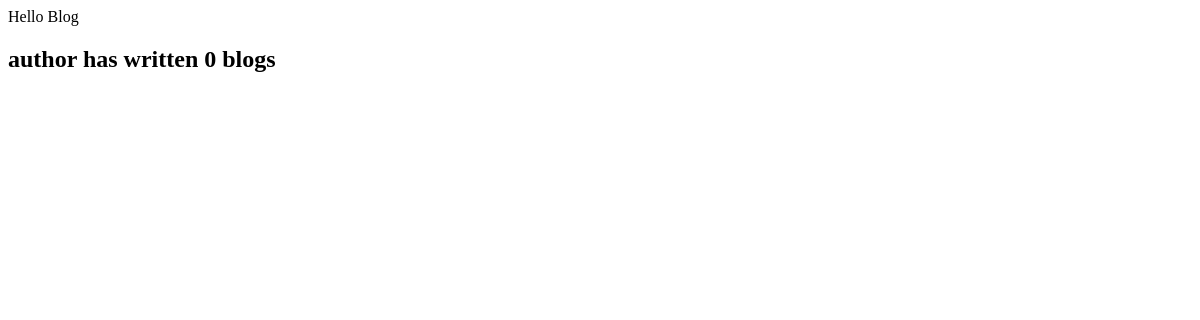
/blog/, run on an earlier commit of the app's database.
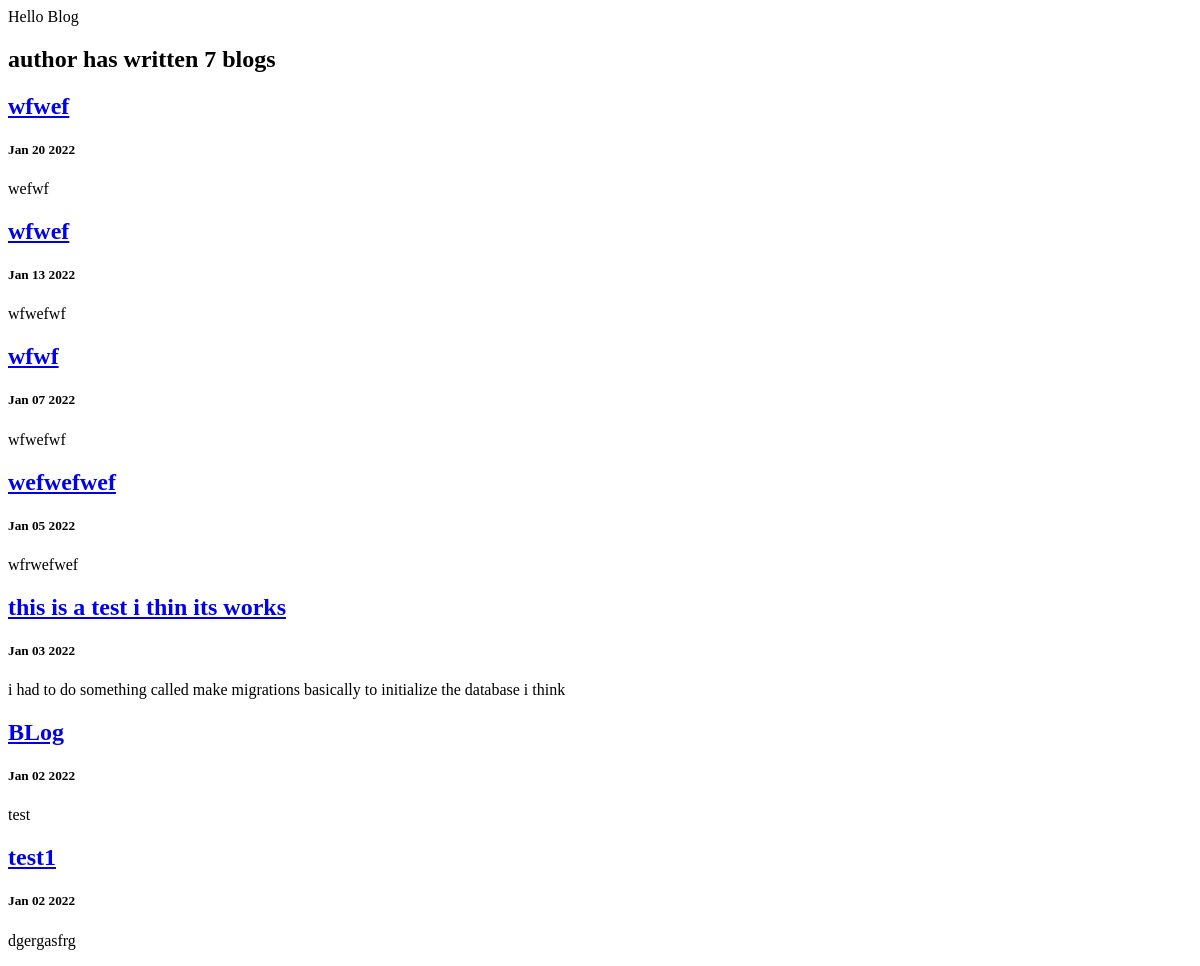
And on a later commit of the database.
### blog/models.py (models this page shows)
class Blog(models.Model):
    title = models.CharField(max_length=200)
    description = models.TextField()
    date = models.DateField()

### blog/views.py (the view)
# urls.py: path('',views.all_blogs, name='all_blogs'),
def all_blogs(request):
    blogs = Blog.objects.all().order_by('-date')
    return render(request, 'blog/all_blogs.html', {'blogs': blogs})

### blog/templates/blog/all_blogs.html (shortened to what this page needs)
<h2> author has written {{blogs.count}} blog{{blogs.count|pluralize}}</h2>
{% for blog in blogs %}
<a href="{% url 'blog:detail' blog.id %}"><h2>{{ blog.title }}</h2></a>
<h5>{{blog.date|date:'M d Y'}}</h5>
<p>{{blog.description}}</p>
{% endfor %}

What changed in the data, as far as the page shows it:
added Blog: title "wfwef", date "Jan 20 2022", description "wefwf"
added Blog: title "wfwef", date "Jan 13 2022", description "wfwefwf"
added Blog: title "wfwf", date "Jan 07 2022", description "wfwefwf"
added Blog: title "wefwefwef", date "Jan 05 2022", description "wfrwefwef"
added Blog: title "this is a test i thin its works", date "Jan 03 2022", description "i had to do something called make migrations basically to initialize the database i think"
added Blog: title "BLog", date "Jan 02 2022", description "test"
added Blog: title "test1", date "Jan 02 2022", description "dgergasfrg"
Also different on the page:
{{ blogs.count }}: "0" → "7"
